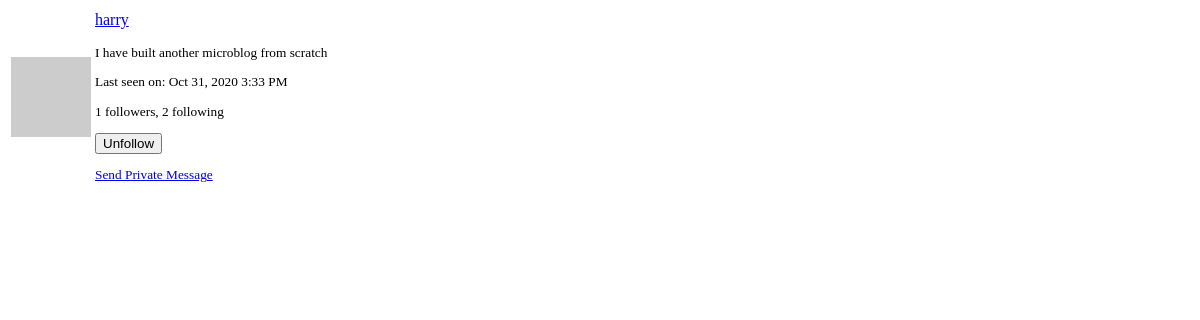
Page /main/profile/harry/popup (signed in) on the earlier database version.
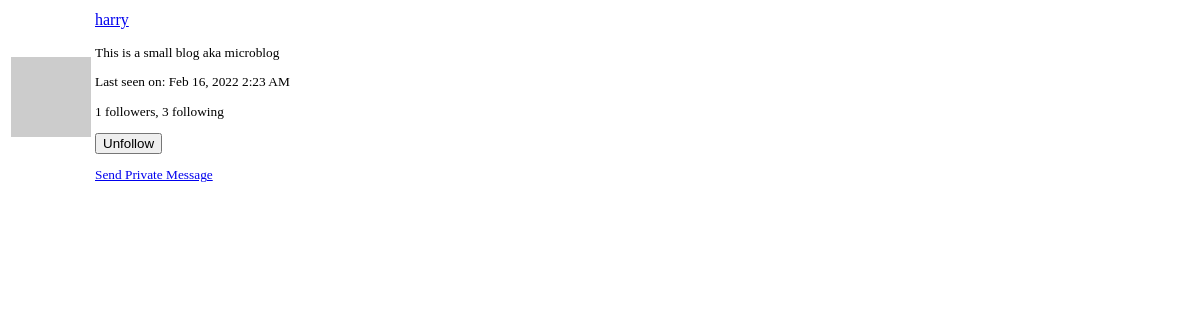
Same page on the later database version.
### app/models.py (models this page shows, shortened)
class User( UserMixin ,db.Model):
    id = db.Column(db.Integer, primary_key = True)
    username = db.Column(db.String(64), unique = True, index = True)
    email = db.Column(db.String(120), unique = True, index = True)
    password_hash = db.Column(db.String(128))
    posts = db.relationship('Post', backref = 'author', lazy = 'dynamic')
    about_me = db.Column(db.String(140))
    last_seen = db.Column(db.DateTime, default = datetime.utcnow)
    messages_sent = db.relationship('Message', foreign_keys='Message.sender_id', backref='author', lazy = 'dynamic')
    messages_received = db.relationship('Message', foreign_keys='Message.recipient_id', backref='recipient', lazy='dynamic')
    last_message_read_time = db.Column(db.DateTime) # the last time the user visited the messages page
    notifications = db.relationship('Notification', backref='user', lazy='dynamic')
    followed = db.relationship(
        'User',
        secondary = followers,
        primaryjoin = (followers.c.follower_id == id),
        secondaryjoin = (followers.c.followed_id == id),
        backref = db.backref('followers', lazy = 'dynamic'),
        lazy = 'dynamic'
    )
    def avatar(self, size):
        digest = md5(self.email.lower().encode('utf-8')).hexdigest()
        return 'https://www.gravatar.com/avatar/{}?d=identicon&s={}'.format(digest, size)
    def is_following(self, user):
        return self.followed.filter(followers.c.followed_id == user.id).count() > 0

### app/main/routes.py (the view)
@bp.route('/profile/<username>/popup')
@login_required
def user_popup(username):
    user = User.query.filter_by(username=username).first_or_404()
    form = EmptyForm()
    return render_template('main/profile_popup.html', user=user, form=form)

### app/main/forms.py
class SearchForm(FlaskForm):
    q = StringField(_('Search'), validators = [DataRequired()])
    def __init__(self, *args, **kwargs):
        if 'formdata' not in kwargs:
            kwargs['formdata'] = request.args
        if 'csrf_enabled' not in kwargs:
            kwargs['csrf_enabled'] = False
        super(SearchForm, self).__init__(*args, **kwargs)

class EmptyForm(FlaskForm):
    submit = SubmitField('Submit')

### app/main/routes.py (called while the page is built)
@bp.before_app_request
def before_request():
    if current_user.is_authenticated:
        current_user.last_seen = datetime.utcnow()
        db.session.commit()
        g.search_form= SearchForm()
    g.locale = str(get_locale())

### app/models.py (called while the page is built)
@login.user_loader
def load_user(id):
    return User.query.get(int(id))

    @classmethod
    def before_commit(cls, session):
        session._changes = {
            'add': list(session.new),
            'update': list(session.dirty),
            'delete': list(session.deleted)
        }

### app/templates/main/profile_popup.html (shortened to what this page needs)
{% block app_content %}
    <table class="table">
        <tr>
            <td width="64" style="border: 0px;"><img src="{{ user.avatar(64) }}"></td>
            <td style="border: 0px;">
                <p><a href="{{ url_for('main.profile', username=user.username) }}">{{ user.username }}</a></p>
                <small>
                    {% if user.about_me %}<p>{{ user.about_me }}</p>{% endif %}
                    {% if user.last_seen %}
                    <p>{{ _('Last seen on') }}: {{ moment(user.last_seen).format('lll') }}</p>
                    {% endif %}
                    <p>
                        {{ _('%(count)d followers', count=user.followers.count()) }},
                        {{ _('%(count)d following', count=user.followed.count()) }}
                    </p>
                    {% if user != current_user %}
                        {% if not current_user.is_following(user) %}
                        <p>
                            <form action="{{ url_for('main.follow', username=user.username) }}" method="post">
                                {{ form.hidden_tag() }}
                                {{ form.submit(value=_('Follow'), class_='btn btn-default btn-sm') }}
                            </form>
                        </p>
                        {% else %}
                        <p>
                            <form action="{{ url_for('main.unfollow', username=user.username) }}" method="post">
                                {{ form.submit(value=_('Unfollow'), class_='btn btn-default btm-sm') }}
                            </form>
                        </p>
                        <p>
                            <a href="{{ url_for('main.send_message', recipient = user.username) }}">
                                {{ _('Send Private Message') }}
                            </a>
                        </p>
                        {% endif %}
                    {% endif %}
                </small>
            </td>
        </tr>
    </table>
{% endblock %}

Differences in the rows shown:
changed User "harry": about_me "I have built another microblog from scratch" → "This is a small blog aka microblog"; last_seen "Oct 31, 2020 3:33 PM" → "Feb 16, 2022 2:23 AM"
Other differences:
text no longer shown: "2 following"
text now shown: "3 following"
